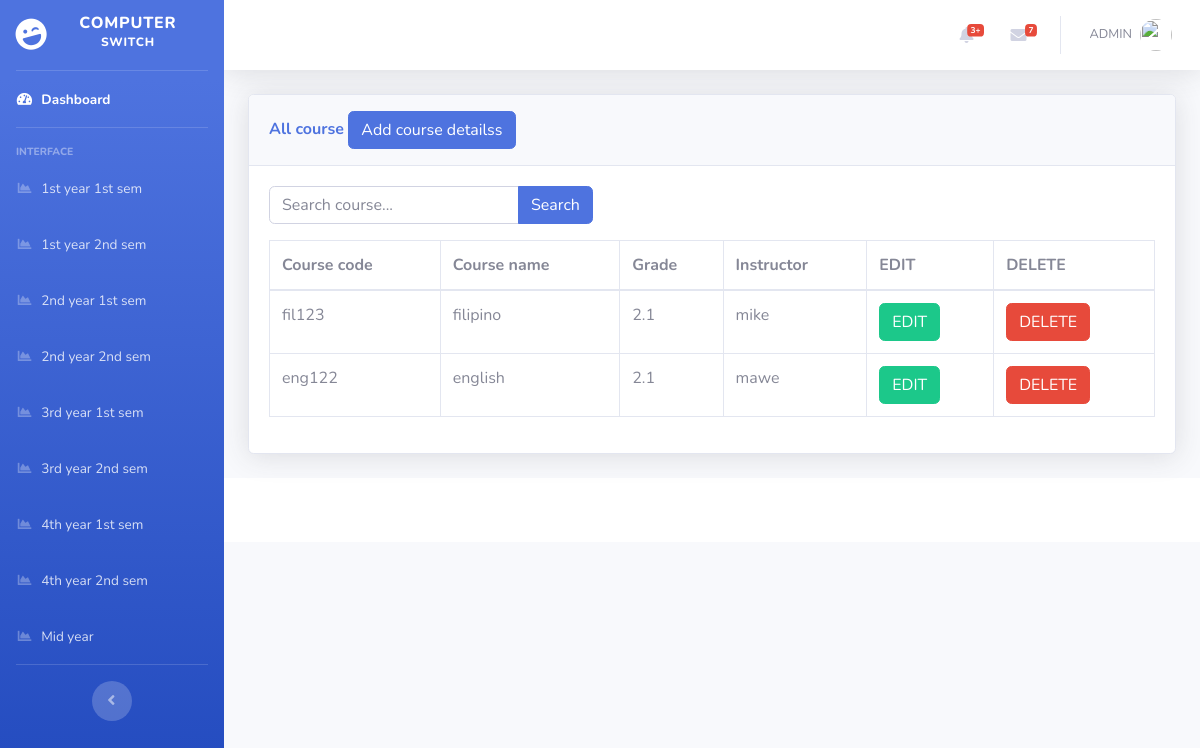
The page /register1stc1stsem.php on the database as committed earlier.
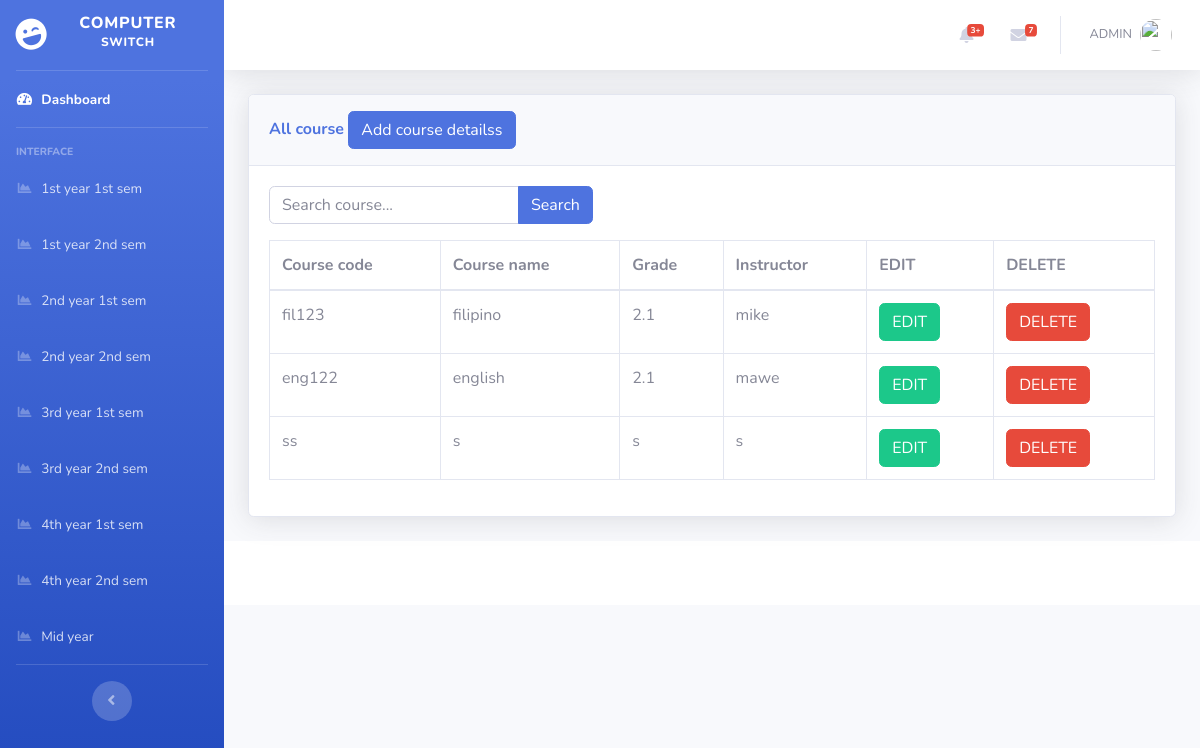
The same page on the database as committed later.
### tables this page shows
CREATE TABLE `1st_year_1st_semester` (
  `id` int(11) NOT NULL,
  `course_code` varchar(255) DEFAULT NULL,
  `course_name` varchar(255) DEFAULT NULL,
  `grade` varchar(255) DEFAULT NULL,
  `instructor` varchar(255) DEFAULT NULL
);

### register1stc1stsem.php (the view, shortened to what this page needs)
<?php
include('includes/header.php');
include('includes/navbar.php');
include('config.php');
?>
<div class="container-fluid">
  <div class="card shadow mb-4">
    <div class="card-header py-3">
      <h6 class="m-0 font-weight-bold text-primary">All course
        <button type="button" class="btn btn-primary" data-toggle="modal" data-target="#addadminprofile">
          Add course detailss
        </button>
      </h6>
    </div>
    <div class="card-body">
      <div class="input-group mb-3">
        <input type="text" class="form-control" placeholder="Search course..." aria-label="Search course" aria-describedby="button-addon2" id="searchInput" style="max-width: 250px;">
        <div class="input-group-append">
          <button class="btn btn-primary" type="button" id="button-addon2">Search</button>
        </div>
      </div>
      <div class="table-responsive">
        <table class="table table-bordered" id="dataTable" width="100%" cellspacing="0">
          <thead>
            <tr>
              <th>Course code </th>
              <th>Course name</th>
              <th>Grade</th>
              <th>Instructor</th>
              <th>EDIT </th>
              <th>DELETE </th>
            </tr>
          </thead>
          <tbody id="courseTableBody">
            <?php
            $query = "SELECT * FROM 1st_year_1st_semester";
            $query_run = $connection->query($query);
            if ($query_run) {
              while ($row = $query_run->fetch(PDO::FETCH_ASSOC)) {
            ?>
                <tr>
                  <td class="course-code"><?php echo $row['course_code']; ?></td>
                  <td class="course-name"><?php echo $row['course_name']; ?></td>
                  <td class="grade"><?php echo $row['grade']; ?></td>
                  <td class="instructor"><?php echo $row['instructor']; ?></td>
                  <td>
                    <button type="button" class="btn btn-success edit-btn" data-toggle="modal" data-target="#editButton<?php echo $row['id']; ?>" data-id="<?php echo $row['id']; ?>" data-id-number="<?php echo $row['course_code']; ?>" data-lastname="<?php echo $row['course_name']; ?>" data-firstname="<?php echo $row['grade']; ?>" data-gender="<?php echo $row['instructor']; ?>">
                      EDIT
                    </button>
                  </td>
                  <td>
                    <button type="button" class="btn btn-danger delete-btn" data-toggle="modal" data-target="#deleteModal<?php echo $row['id']; ?>">
                      DELETE
                    </button>
                  </td>
                </tr>
            <?php
              }
            } else {
              echo "Error in query: " . $connection->errorInfo()[2];
            }
            ?>
          </tbody>
        </table>
      </div>
    </div>
  </div>
</div>
<?php
include('includes/footer.php');
?>

### includes/header.php (shortened to what this page needs)
<!DOCTYPE html>
<html lang="en">
<head>
  <link href="vendor/fontawesome-free/css/all.min.css" rel="stylesheet" type="text/css">
  <link href="css/sb-admin-2.min.css" rel="stylesheet">
</head>
<body id="page-top">
  <div id="wrapper">

### includes/navbar.php (shortened to what this page needs)
<ul class="navbar-nav bg-gradient-primary sidebar sidebar-dark accordion" id="accordionSidebar">
  <a class="sidebar-brand d-flex align-items-center justify-content-center" href="index.html">
    <div class="sidebar-brand-icon rotate-n-15">
      <i class="fas fa-laugh-wink"></i>
    </div>
    <div class="sidebar-brand-text mx-3">Computer <sup>Switch</sup></div>
  </a>
  <hr class="sidebar-divider my-0">
  <li class="nav-item active">
    <a class="nav-link" href="dashboard.php">
      <i class="fas fa-fw fa-tachometer-alt"></i>
      <span>Dashboard</span></a>
  </li>
  <hr class="sidebar-divider">
  <div class="sidebar-heading">
    Interface
  </div>
  <li class="nav-item">
    <a class="nav-link" href="register1stc1stsem.php">
      <i class="fas fa-fw fa-chart-area"></i>
      <span>1st year 1st sem</span></a>
  </li>
  <li class="nav-item">
    <a class="nav-link" href="register1stc2ndsem.php">
      <i class="fas fa-fw fa-chart-area"></i>
      <span>1st year 2nd sem</span></a>
  </li>
  <li class="nav-item">
    <a class="nav-link" href="register2ndc1stsem.php">
      <i class="fas fa-fw fa-chart-area"></i>
      <span>2nd year 1st sem</span></a>
  </li>
  <li class="nav-item">
    <a class="nav-link" href="register2ndc2ndsem.php">
      <i class="fas fa-fw fa-chart-area"></i>
      <span>2nd year 2nd sem</span></a>
  </li>
  <li class="nav-item">
    <a class="nav-link" href="register3rdc1stsem.php">
      <i class="fas fa-fw fa-chart-area"></i>
      <span>3rd year 1st sem</span></a>
  </li>
  <li class="nav-item">
    <a class="nav-link" href="register3rdc2ndsem.php">
      <i class="fas fa-fw fa-chart-area"></i>
      <span>3rd year 2nd sem</span></a>
  </li>
  <li class="nav-item">
    <a class="nav-link" href="register4thc1stsem.php">
      <i class="fas fa-fw fa-chart-area"></i>
      <span>4th year 1st sem</span></a>
  </li>
  <li class="nav-item">
    <a class="nav-link" href="register4thc2ndsem.php">
      <i class="fas fa-fw fa-chart-area"></i>
      <span>4th year 2nd sem</span></a>
  </li>
  <li class="nav-item">
    <a class="nav-link" href="midyear.php">
      <i class="fas fa-fw fa-chart-area"></i>
      <span>Mid year</span></a>
  </li>
  <hr class="sidebar-divider d-none d-md-block">
  <div class="text-center d-none d-md-inline">
    <button class="rounded-circle border-0" id="sidebarToggle"></button>
  </div>
</ul>
<div id="content-wrapper" class="d-flex flex-column">
  <div id="content">
    <nav class="navbar navbar-expand navbar-light bg-white topbar mb-4 static-top shadow">
      <ul class="navbar-nav ml-auto">
        <li class="nav-item dropdown no-arrow mx-1">
          <a class="nav-link dropdown-toggle" href="#" id="alertsDropdown" role="button" data-toggle="dropdown" aria-haspopup="true" aria-expanded="false">
            <i class="fas fa-bell fa-fw"></i>
            <span class="badge badge-danger badge-counter">3+</span>
          </a>
        </li>
        <li class="nav-item dropdown no-arrow mx-1">
          <a class="nav-link dropdown-toggle" href="#" id="messagesDropdown" role="button" data-toggle="dropdown" aria-haspopup="true" aria-expanded="false">
            <i class="fas fa-envelope fa-fw"></i>
            <span class="badge badge-danger badge-counter">7</span>
          </a>
        </li>
        <li class="nav-item dropdown no-arrow">
          <a class="nav-link dropdown-toggle" href="#" id="userDropdown" role="button" data-toggle="dropdown" aria-haspopup="true" aria-expanded="false">
            <span class="mr-2 d-none d-lg-inline text-gray-600 small">
              ADMIN
            </span>
            <img class="img-profile rounded-circle" src="https://source.unsplash.com/QAB-WJcbgJk/60x60">
          </a>
        </li>
      </ul>
    </nav>

### includes/footer.php (shortened to what this page needs)
<footer class="sticky-footer bg-white">
</footer>
</div>
</div>
</div>
</body>
</html>

Rows that differ between the two databases and show on the page:
added 1st_year_1st_semester: course_code "ss", course_name "s", grade "s", instructor "s"
